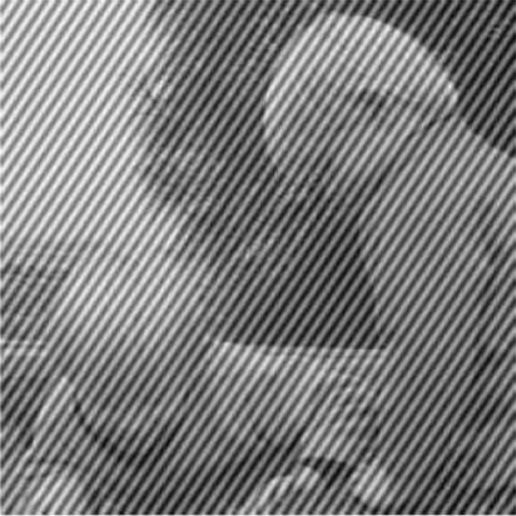
#> input picture practice_04/questation_01/image_03.png, 516 x 516 px
$ python code_02.py
#> lines starting #> are read from the running program, lines starting #| are printed output that depends on the picture; after the words box and inside, x2 and y2 are one past the last pixel; in counts of white or black regions, pixels touching at a corner belong together
import cv2
import numpy as np

img = cv2.imread("image_03.png", cv2.IMREAD_GRAYSCALE)
#> img is the input picture: shape (516, 516); min 2, max 252, mean 123.6
rows, cols = img.shape
#> rows = 516; cols = 516

fft = np.fft.fft2(img)
fft_shift = np.fft.fftshift(fft)

mask = np.ones((rows, cols), np.uint8)

cx, cy = cols // 2, rows // 2
#> cx = 258; cy = 258
width = 4
gap = 30  # keep center frequencies

# Vertical line (except center)
mask[:cy-gap, cx-width:cx+width] = 0
mask[cy+gap:, cx-width:cx+width] = 0

# Horizontal line (except center)
mask[cy-width:cy+width, :cx-gap] = 0
mask[cy-width:cy+width, cx+gap:] = 0

filtered_fft = fft_shift * mask

ifft = np.fft.ifftshift(filtered_fft)
img_filtered = np.fft.ifft2(ifft)
img_filtered = np.abs(img_filtered)

img_filtered = cv2.normalize(img_filtered, None, 0, 255, cv2.NORM_MINMAX)
img_filtered = img_filtered.astype(np.uint8)

cv2.imshow("Filtered Image", img_filtered)
cv2.imshow("Mask", mask * 255)
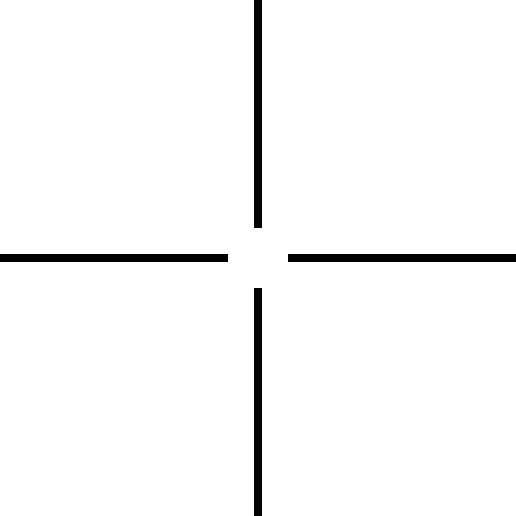
#> window 'Mask': shape (516, 516); 97.3% white; 4 black regions, box (x1, y1, x2, y2) and area: (254, 0, 262, 228) 1824, (0, 254, 228, 262) 1824, (288, 254, 516, 262) 1824, (254, 288, 262, 516) 1824
cv2.waitKey(0)
cv2.destroyAllWindows()

$ run again, with practice_04/questation_01/image_01.png copied over practice_04/questation_01/image_03.png
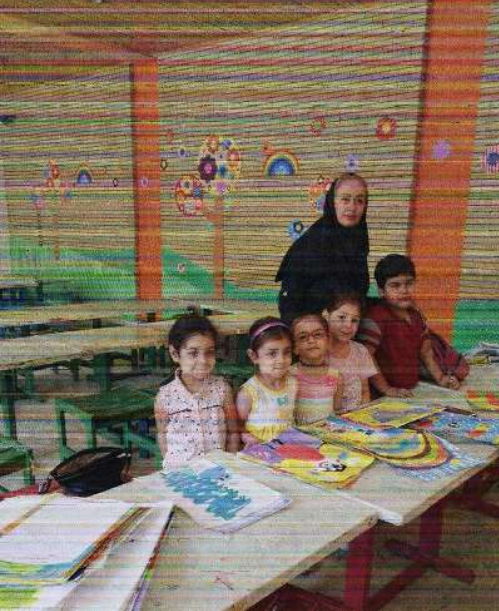
#> input picture practice_04/questation_01/image_01.png, 499 x 611 px
#> `img_filtered = np.abs(img_filtered)`:
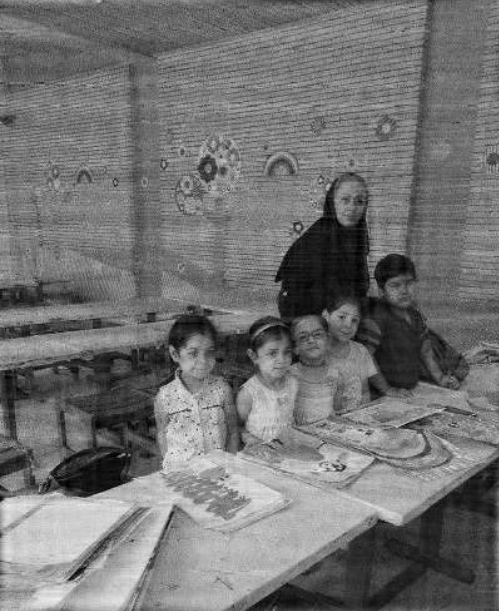
#> img_filtered: shape (611, 499) float64; min 0.471, max 239.1, mean 114.7
#> `cv2.imshow("Mask", mask * 255)`:
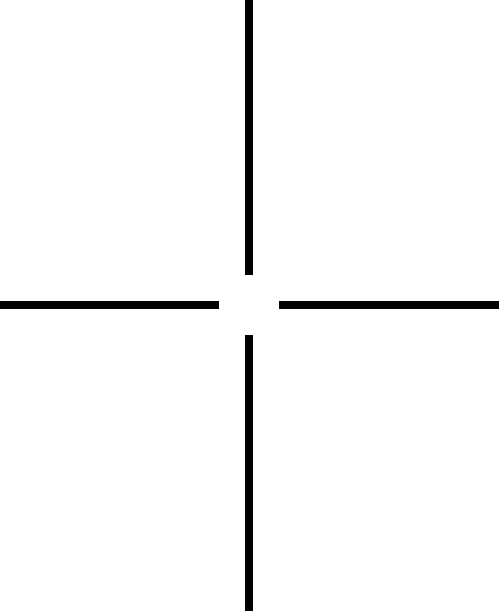
#> window 'Mask': shape (611, 499); 97.4% white; 4 black regions, box (x1, y1, x2, y2) and area: (245, 335, 253, 611) 2208, (245, 0, 253, 275) 2200, (279, 301, 499, 309) 1760, (0, 301, 219, 309) 1752

$ run again, with practice_04/questation_01/image_02.png copied over practice_04/questation_01/image_03.png
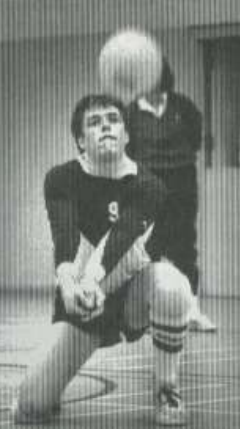
#> input picture practice_04/questation_01/image_02.png, 240 x 429 px
#> `img_filtered = np.abs(img_filtered)`:
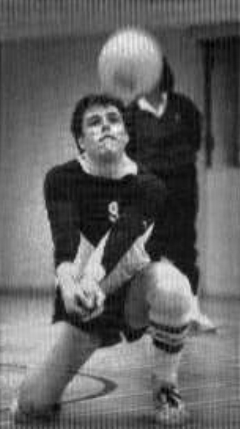
#> img_filtered: shape (429, 240) float64; min 50.03, max 257, mean 130.7; drawn with min black and max white
#> `cv2.imshow("Mask", mask * 255)`:
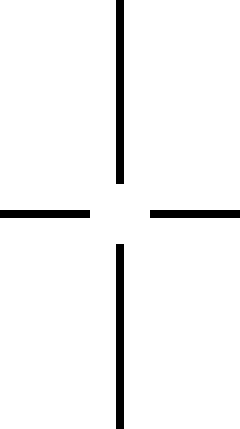
#> window 'Mask': shape (429, 240); 95.7% white; 4 black regions, box (x1, y1, x2, y2) and area: (116, 244, 124, 429) 1480, (116, 0, 124, 184) 1472, (0, 210, 90, 218) 720, (150, 210, 240, 218) 720
